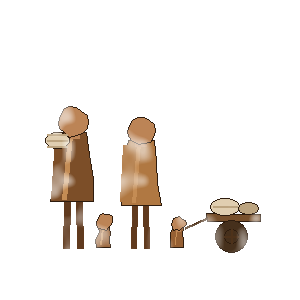
#> input picture RaylibUI/FOSSart/Units/settlers.png, 300 x 300 px
$ python test_settler_family_art.py
#> lines starting #> are read from the running program, lines starting #| are printed output that depends on the picture
#!/usr/bin/env python3
"""Guard the settler-family art (rhYciv#200): settlers must not look like warriors.

PIL + stdlib only; exits non-zero on any failure. Checks, in order:

  1. RaylibUI/FOSSart/Units/settlers.png is RGBA 300x300, keyed on a transparent
     background (alpha == 0 at (0,0)), with a non-empty alpha bounding box.
  2. The sprite is a family at walking scale, not one blob: at least 3 separate
     alpha clusters inside the bounding box (counted by flood-fill on alpha > 0).
  3. It is measurably distinct from warriors.png: the fraction of pixels that
     both sprites cover opaquely and that are near-identical (channel-sum diff
     <= 30) is <= 0.10. The old, warrior-cloned settlers measured 0.329.
  4. The clean-room sheet RaylibUI/FOSSart/Standalone/UNITS.png is up to date
     with the new art: its first unit cell (build_units index 0 == settlers, at
     (1,1), blue marker pixels at (6,0) and (0,32)) is opaque and contains the
     new settler's alpha silhouette.
"""

from __future__ import annotations

import sys
from pathlib import Path

from PIL import Image

REPO = Path(__file__).resolve().parents[1]
SETTLERS = REPO / "RaylibUI" / "FOSSart" / "Units" / "settlers.png"
WARRIORS = REPO / "RaylibUI" / "FOSSart" / "Units" / "warriors.png"
UNITS = REPO / "RaylibUI" / "FOSSart" / "Standalone" / "UNITS.png"

MAX_DISTINCTNESS = 0.10
MIN_CLUSTERS = 3


def fail(msg: str) -> None:
    print(f"FAIL: {msg}")
    raise SystemExit(1)


def load(path: Path) -> Image.Image:
    if not path.exists():
        fail(f"missing file: {path.relative_to(REPO)}")
    return Image.open(path).convert("RGBA")


def alpha_bbox(im: Image.Image):
    return im.getchannel("A").getbbox()


def alpha_clusters(im: Image.Image) -> int:
    """4-connected components of alpha > 0, counted by flood-fill (no scipy)."""
    from collections import deque

    a = im.getchannel("A")
    w, h = a.size
    px = a.load()
    seen = bytearray(w * h)
    clusters = 0
    for y in range(h):
        for x in range(w):
            if px[x, y] > 0 and not seen[y * w + x]:
                clusters += 1
                q = deque([(x, y)])
                seen[y * w + x] = 1
                while q:
                    cx, cy = q.popleft()
                    for nx, ny in ((cx - 1, cy), (cx + 1, cy), (cx, cy - 1), (cx, cy + 1)):
                        if 0 <= nx < w and 0 <= ny < h and px[nx, ny] > 0 and not seen[ny * w + nx]:
                            seen[ny * w + nx] = 1
                            q.append((nx, ny))
    return clusters


# [53 lines left out: functions near_identical_fraction, contain, check_sheet_has_new_art, not called in this run]


def main() -> int:
    if SETTLERS.suffix != ".png":
        fail("unexpected path")

    settlers = load(SETTLERS)
#> in load, returned value is the input picture: PIL image 300x300 RGBA; mean R, G, B, A 16.2, 11.2, 6.8, 26.1
    if settlers.size != (300, 300):
        fail(f"settlers.png must be 300x300, is {settlers.size}")
    if settlers.mode != "RGBA":
        fail(f"settlers.png must be RGBA, is {settlers.mode}")
    if settlers.getpixel((0, 0))[3] != 0:
        fail("settlers.png must be keyed on a transparent background (alpha at (0,0) != 0)")

    bbox = alpha_bbox(settlers)
#> bbox = (45, 106, 261, 253)
    if not bbox:
        fail("settlers.png has an empty alpha bounding box (fully transparent)")
    print(f"  alpha bbox = {bbox}, size {bbox[2]-bbox[0]}x{bbox[3]-bbox[1]}")
#|   alpha bbox = (45, 106, 261, 253), size 216x147

    clusters = alpha_clusters(settlers)
#> in alpha_clusters, `a = im.getchannel("A")`:
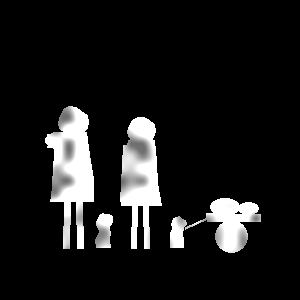
#> a: PIL image 300x300 L; min 0, max 255, mean 26.1
#> clusters = 5
    if clusters < MIN_CLUSTERS:
        fail(f"settlers.png has {clusters} alpha cluster(s); a walking family needs >= {MIN_CLUSTERS}")
    print(f"  alpha clusters = {clusters}")
#|   alpha clusters = 5

    warriors = load(WARRIORS)
    frac = near_identical_fraction(settlers, warriors)
    if frac > MAX_DISTINCTNESS:
        fail(f"settlers still look like warriors: {frac:.3f} of covered pixels near-identical "
             f"(must be <= {MAX_DISTINCTNESS}; old art measured 0.329)")
    print(f"  near-identical vs warriors = {frac:.3f} (limit {MAX_DISTINCTNESS})")

    check_sheet_has_new_art(settlers)
    print("  UNITS.png first cell contains the new settler")

    print("OK: settler art is a distinct walking family and the sheet is fresh")
    return 0


if __name__ == "__main__":
#> (the run stopped early here; a loop or call above may not have finished)
